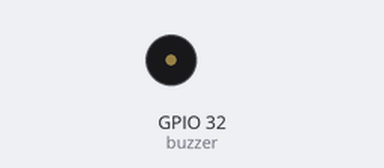
A sketch run on a simulated ESP32. Parts: buzzer (waves = sounding).

Above: at 0.6 s.
Timing chart, 0 to 3.0 s (numbered marks = the images above):
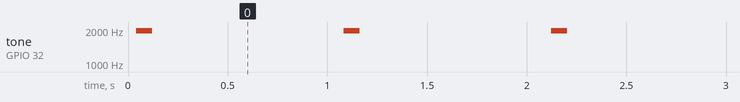

Measured:
- by itself, tone on GPIO 32 (buzzer): alternates 1969 Hz for 0.08 s and silent for 0.96 s

The sketch:

ideaSTEAM_percobaan5.0.ino
```cpp
#define buzzer 32

void setup() {
  pinMode(buzzer, OUTPUT);
}

void loop() {
  for (int i = 0; i < 100; i++) {
    digitalWrite(buzzer, HIGH);
    delayMicroseconds(250);
    digitalWrite(buzzer, LOW);
    delayMicroseconds(250);
  }
  delay(990);
}
```
